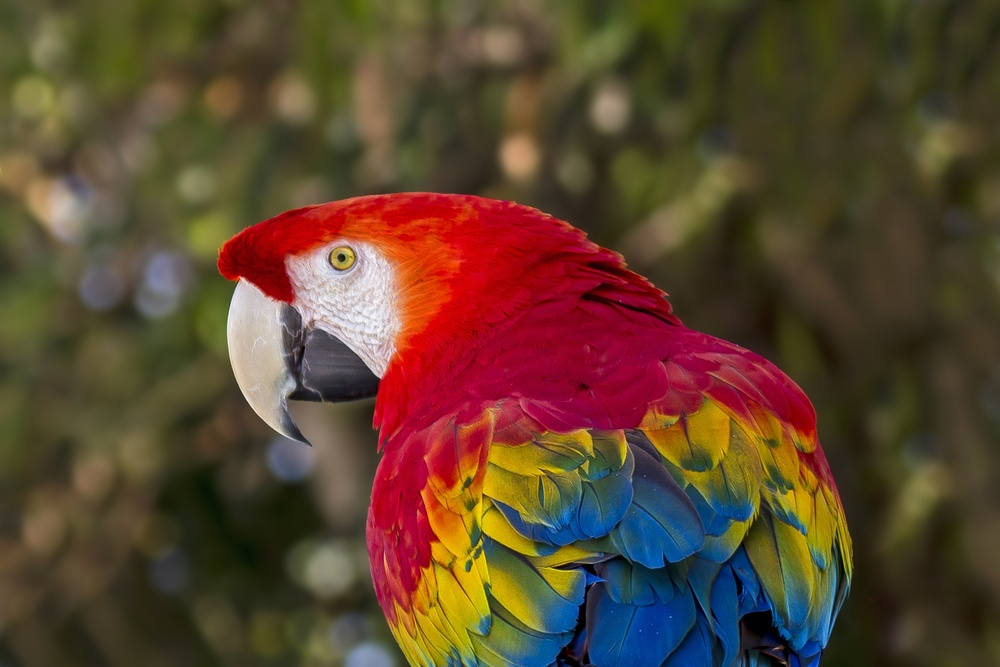
%> input picture HW3/image3.jpg, 1000 x 667 px, shrunk from 2331 x 1554 before the run
$ octave part1.m   (GNU Octave 9; MATLAB toolbox functions it lacks are replaced by stand-ins)
%> lines starting %> are read from the running program, lines starting %| are printed output that depends on the picture; in (x1, y1, x2, y2) boxes, pixels count from 0 and x2, y2 are one past the last pixel; in counts of white or black regions, pixels touching at a corner belong together; the program's own positions count from 1
A = imread('image3.jpg');
%> A is the input picture: size 667x1000x3 uint8; mean R, G, B 92, 68.5, 47.2
size_A = size(A);
%> size_A = [667 1000 3]

R_grey = zeros(size_A(1), size_A(2));
R_indices = find(A(:,:,1) > 140);
%> R_indices = 127258 values from 162 to 567527
R_grey(R_indices) = 1;
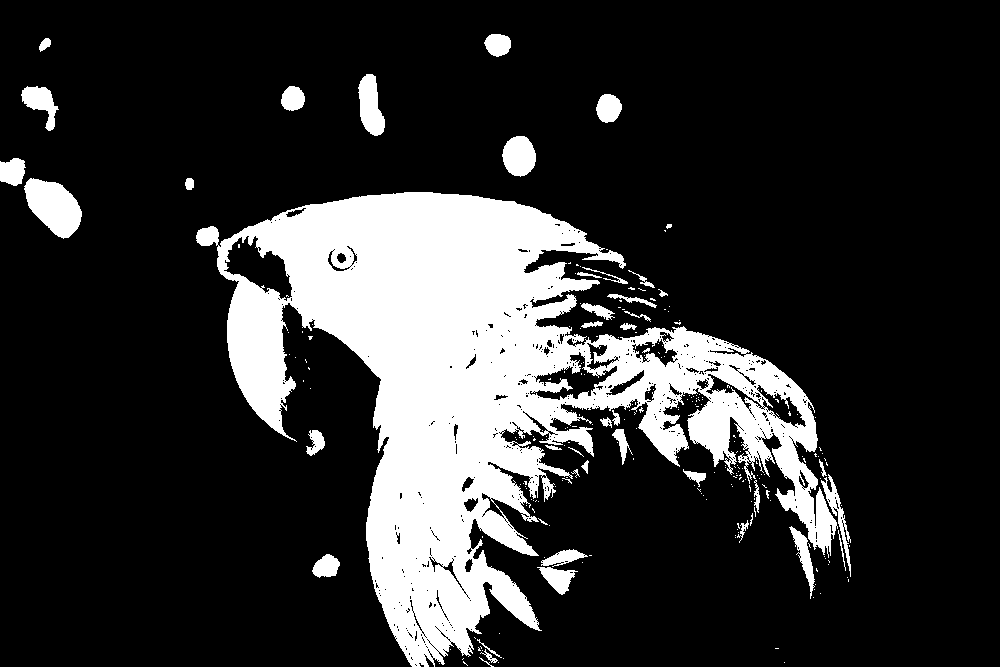
%> R_grey: size 667x1000 double; values 0 (black) and 1 (white), 19.1% white; 248 white regions (205 under 20 px), largest, box (x1, y1, x2, y2) and area: (196, 192, 838, 667) 114119, (24, 178, 82, 239) 2243, (358, 74, 385, 136) 1117
R_img = imshow(R_grey);
caption = sprintf('R > 140');
title(caption, 'FontSize', 14);
drawnow;

waitfor(R_img);
G_grey = zeros(size_A(1), size_A(2));
G_indices = find(A(:,:,2) > 140);
%> G_indices = 36181 values from 169 to 567530
G_grey(G_indices) = 1;
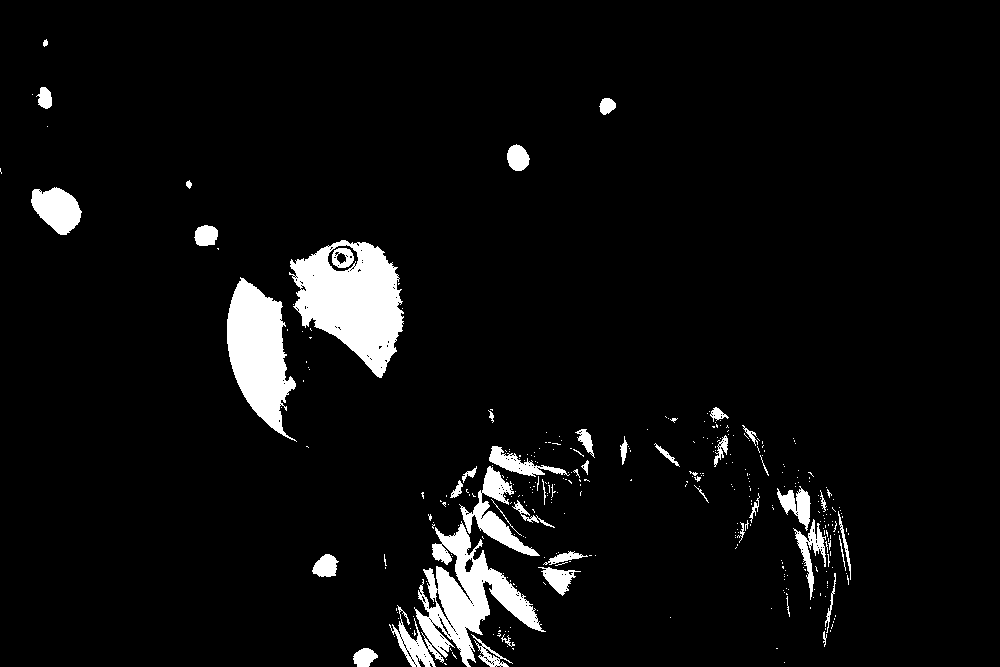
%> G_grey: size 667x1000 double; values 0 (black) and 1 (white), 5.4% white; 351 white regions (305 under 20 px), largest, box (x1, y1, x2, y2) and area: (289, 240, 404, 378) 9259, (389, 521, 546, 667) 7938, (227, 277, 297, 442) 6554
G_img = imshow(G_grey);
caption = sprintf('G > 140');
title(caption, 'FontSize', 14);
drawnow;

waitfor(G_img);
B_grey = zeros(size_A(1), size_A(2));
B_indices = find(A(:,:,3) > 140);
%> B_indices = 27130 values from 34218 to 566201
B_grey(B_indices) = 1;
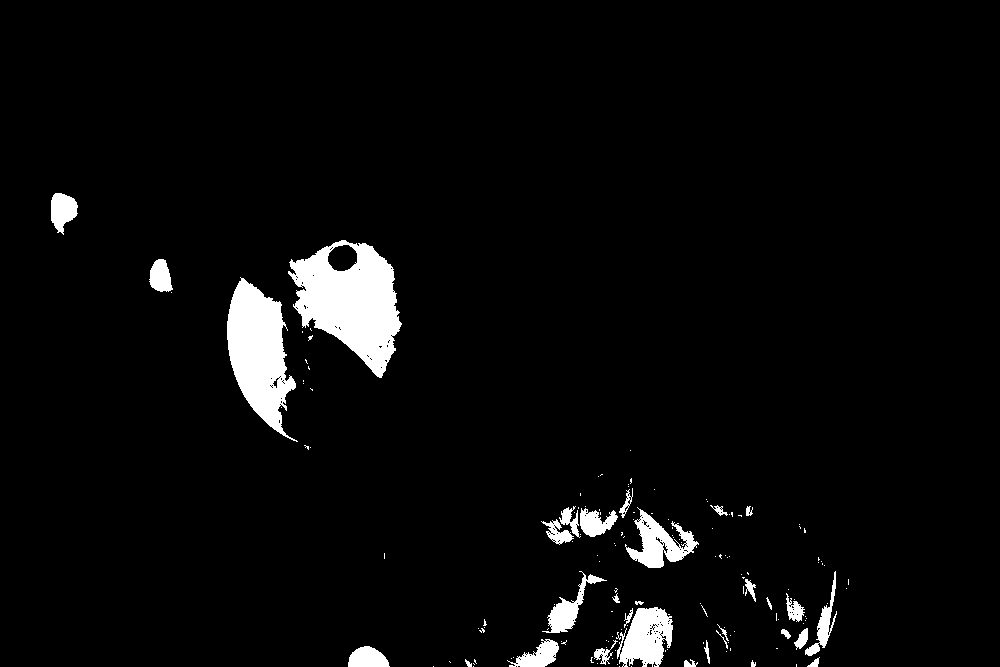
%> B_grey: size 667x1000 double; values 0 (black) and 1 (white), 4.1% white; 155 white regions (123 under 20 px), largest, box (x1, y1, x2, y2) and area: (288, 240, 402, 378) 8922, (227, 277, 298, 442) 6499, (617, 607, 673, 667) 2246
B_img = imshow(B_grey);
caption = sprintf('B > 140');
title(caption, 'FontSize', 14);
drawnow;

waitfor(B_img);
RGB_grey = zeros(size_A(1), size_A(2));
RGB_indices = find(A(:,:,1) > 140 & A(:,:,2) > 140 & A(:,:,3) < 30);
%> RGB_indices = 12052 values from 263429 to 565507
RGB_grey(RGB_indices) = 1;
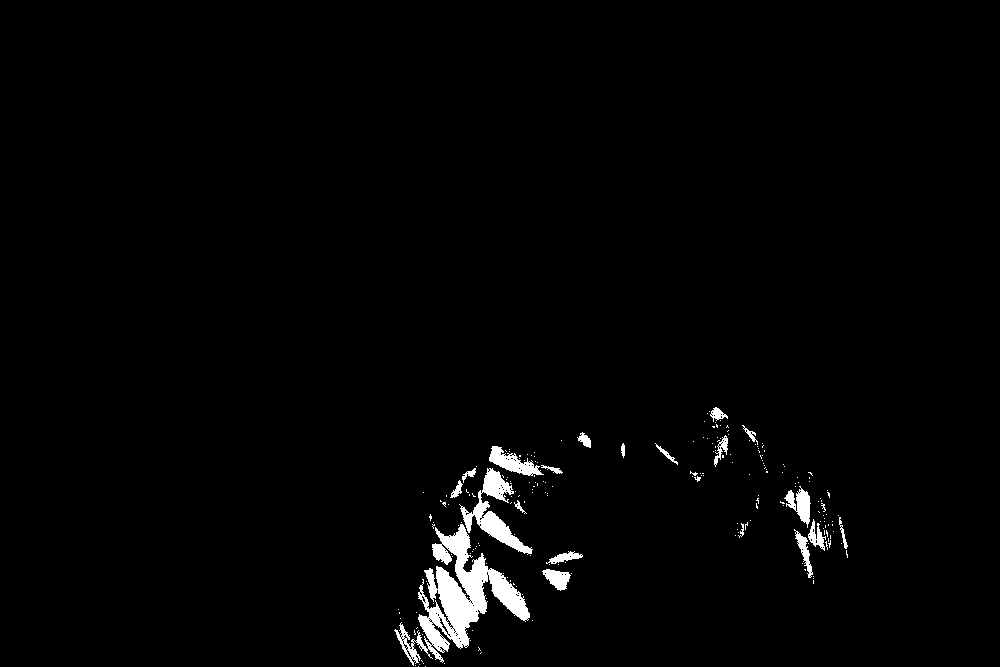
%> RGB_grey: size 667x1000 double; values 0 (black) and 1 (white), 1.8% white; 216 white regions (195 under 20 px), largest, box (x1, y1, x2, y2) and area: (394, 524, 530, 666) 6371, (459, 468, 533, 555) 1813, (489, 446, 544, 476) 707
RGB_img = imshow(RGB_grey);
caption = sprintf('R > 140 & G > 140 & B < 30');
title(caption, 'FontSize', 14);
drawnow;

waitfor(RGB_img);
grey = zeros(size_A(1), size_A(2));
grey = (A(:,:,1) + A(:,:,2) + A(:,:,3)) / 3;
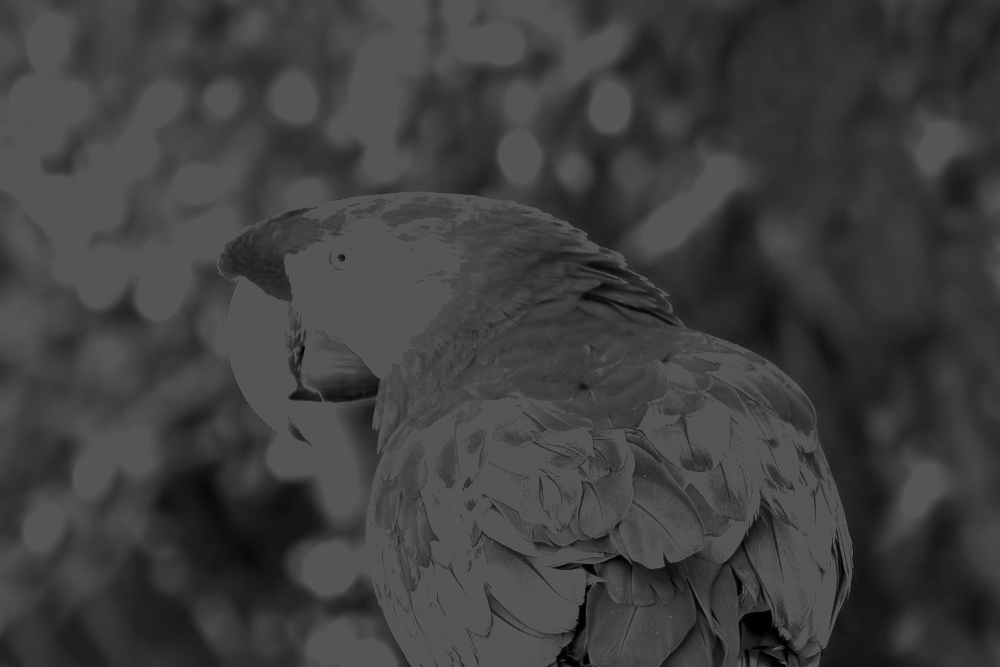
%> grey: size 667x1000 uint8; min 0, max 85, mean 62.6
grey_img = imshow(grey);
caption = sprintf('Grey Scale');
title(caption, 'FontSize', 14);
drawnow;
imwrite(grey,'gray.jpg')
